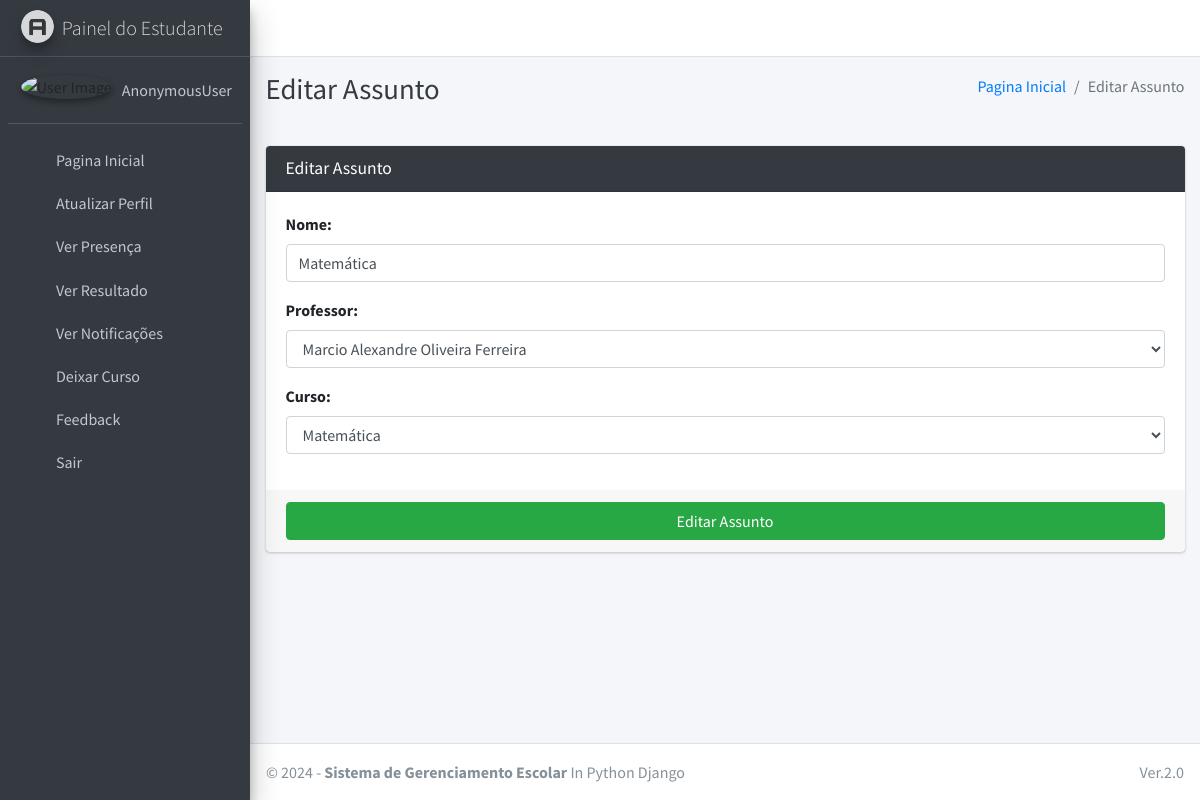
The app's page /subject/edit/1 with its own data.
### main_app/models.py (models this page shows, shortened)
class Subject(models.Model):
    name = models.CharField(max_length=120)
    staff = models.ForeignKey(Staff,on_delete=models.CASCADE,)
    course = models.ForeignKey(Course, on_delete=models.CASCADE)
    updated_at = models.DateTimeField(auto_now=True)
    created_at = models.DateTimeField(auto_now_add=True)

### main_app/hod_views.py (the view, shortened to what this page needs)
def edit_subject(request, subject_id):
    instance = get_object_or_404(Subject, id=subject_id)
    form = SubjectForm(request.POST or None, instance=instance)
    context = {
        'form': form,
        'subject_id': subject_id,
        'page_title': 'Editar Assunto'
    }
    return render(request, 'hod_template/edit_subject_template.html', context)

### main_app/forms.py
class SubjectForm(FormSettings):
    def __init__(self, *args, **kwargs):
        super(SubjectForm, self).__init__(*args, **kwargs)
    class Meta:
        model = Subject
        fields = ['name', 'staff', 'course']
        labels = {
            'name': 'Nome',
            'staff': 'Professor',
            'course': 'Curso'
        }

### main_app/models.py (called while the page is built)
    def __str__(self):
        return self.name

    def __str__(self):
        return  self.admin.first_name + " " + self.admin.last_name

### main_app/templates/hod_template/edit_subject_template.html
{% extends 'main_app/base.html' %}
{% load static %}
{% block page_title %}{{page_title}}{% endblock page_title %}
{% block content %}
<section class="content">
    <div class="container-fluid">
        <div class="row">
            <div class="col-md-12">
                <div class="card card-dark">
                    <div class="card-header">
                        <h3 class="card-title">{{page_title}}</h3>
                    </div>
                    {% include "main_app/form_template.html" with messages=messages  form=form button_text="Editar Assunto"%}
                </div>
            </div>
        </div>
    </div>
</section>
{% endblock content %}

### main_app/templates/main_app/form_template.html (shortened to what this page needs)
<form role="form" method="POST" enctype="multipart/form-data">
    <div class="card-body">
        {% for field in form  %}
        <div class="form-group">
            {{field.label_tag}}
            {{field}}
        </div>
        {% endfor %}
    </div>
    <div class="card-footer">
        <button type="submit" class="btn btn-success btn-block">
            {% if button_text %}
            {{button_text}}
            {% else %}
            Enviar
            {% endif %}
        </button>
    </div>
</form>

### records on screen
Subject: form "Matemática" "Marcio Alexandre Oliveira Ferreira" "Matemática"

### other values on screen
{{ user }} "AnonymousUser"
{{ page_title }} "Editar Assunto"
{{ field.label_tag }} "Nome:" "Professor:" "Curso:"
{{ button_text }} "Editar Assunto"
